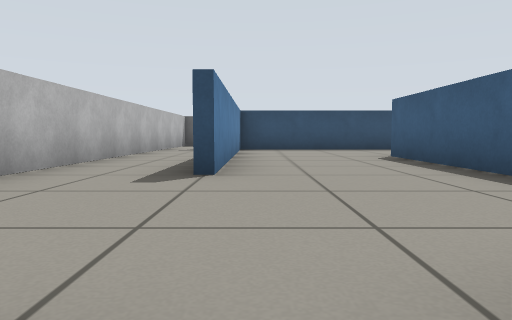
View 1 (above)

24 first-person views from a walk through a Gazebo world. The camera is 0.39 m above the floor, tilts 4° down and sees 70° across. The floor is counted in squares, 1 m on a side. Each view is taken from the middle of a square. On the plan, view 1 faces up. The plan holds only what a view shows up to about 9 squares ahead; the rest is blank.

View 2
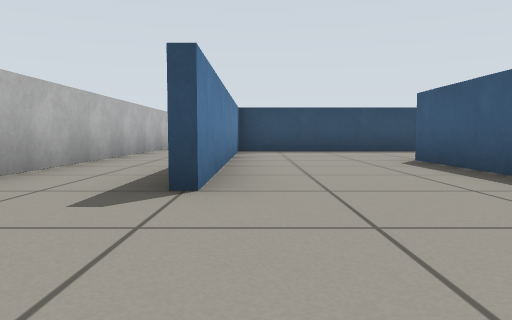

View 3
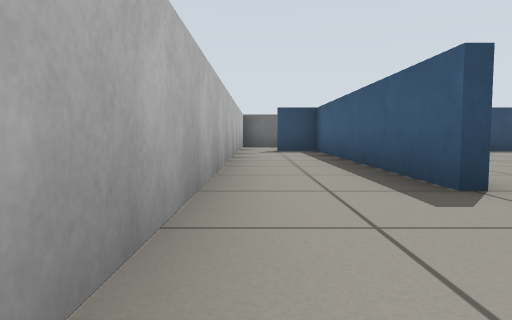

View 4
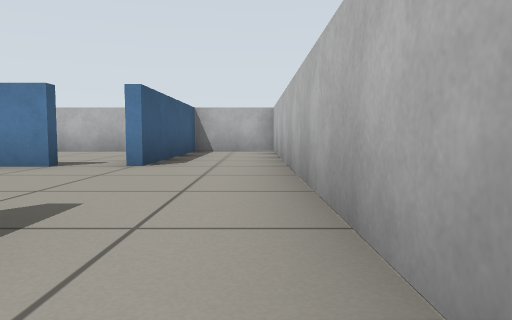

View 5
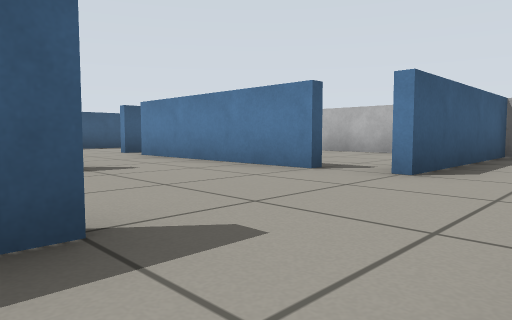

View 6
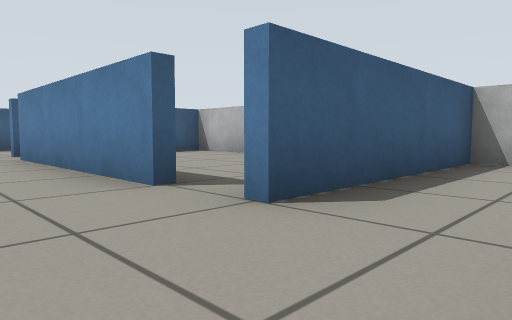

View 7
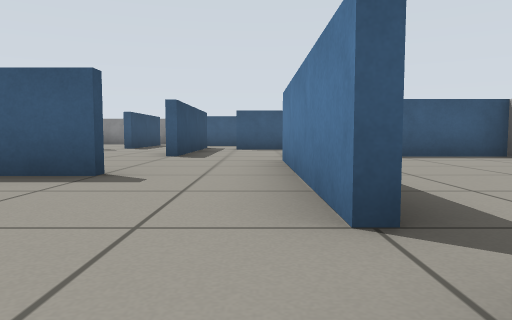

View 8
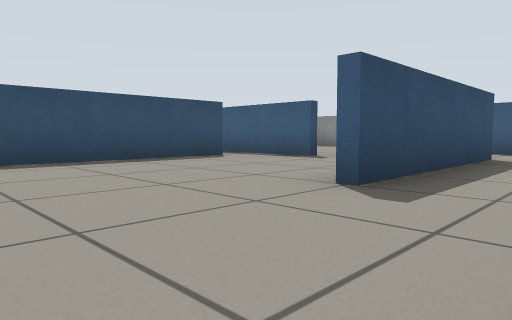

View 9
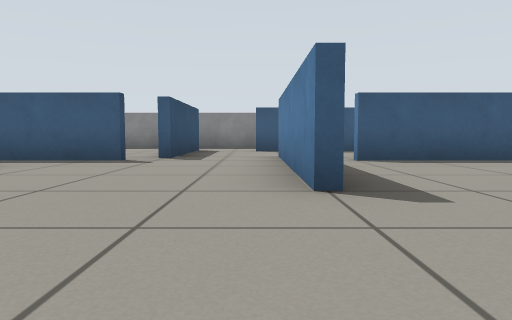

View 10
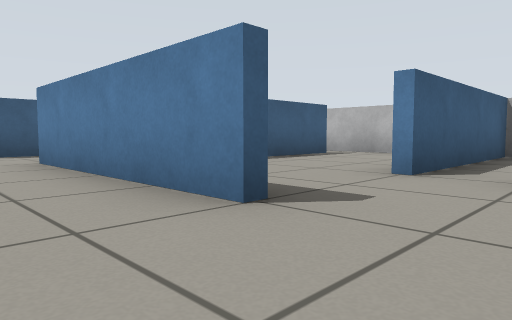

View 11
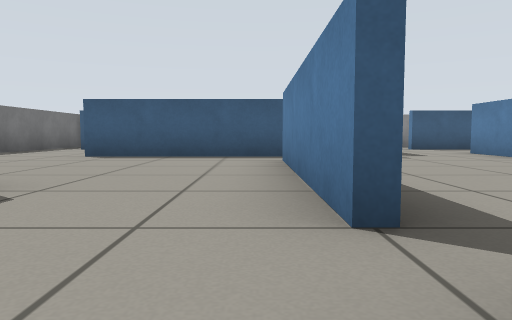

View 12
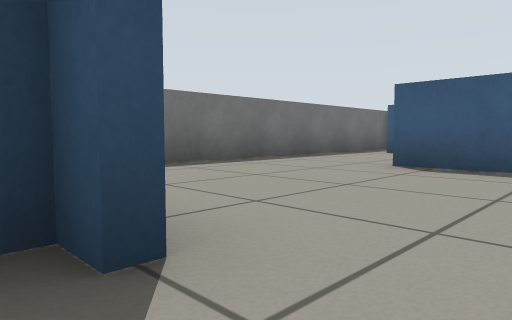

View 13
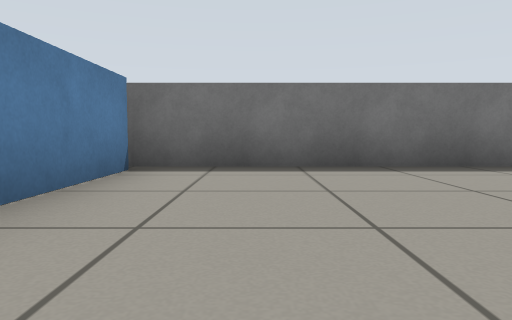

View 14
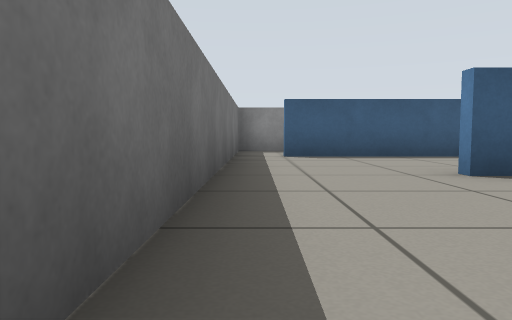

View 15
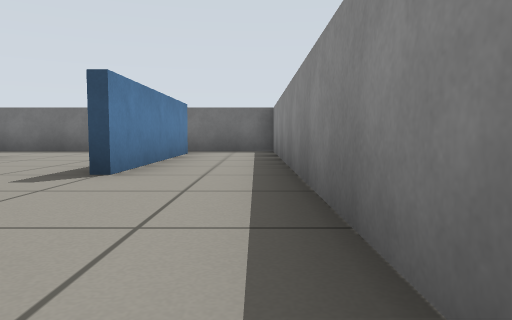

View 16
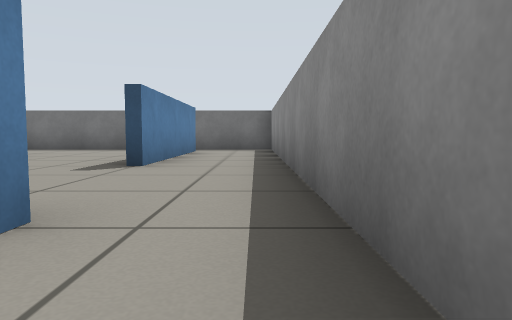

View 17
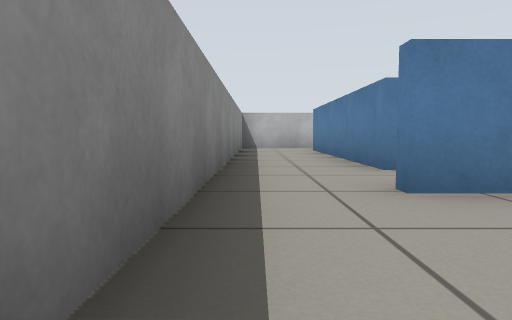

View 18
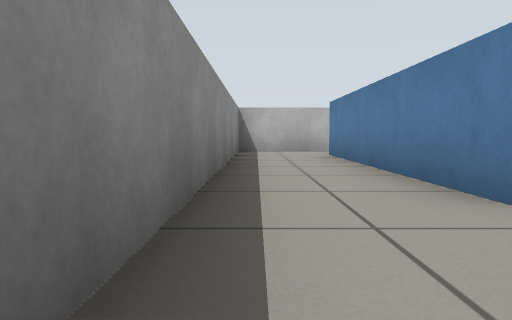

View 19
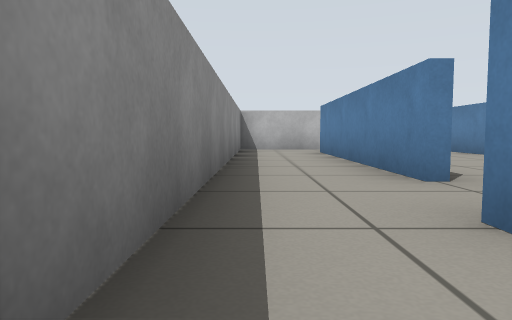

View 20
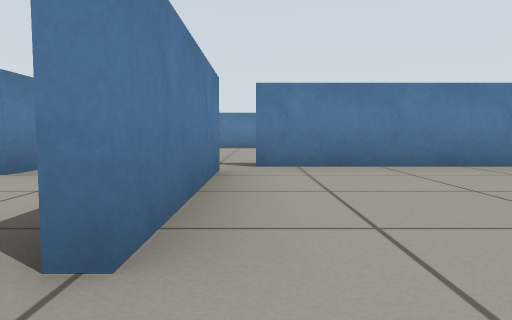

View 21
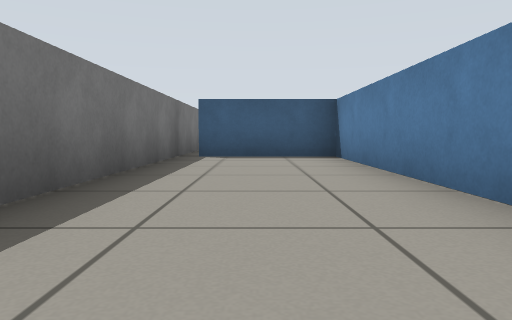

View 22
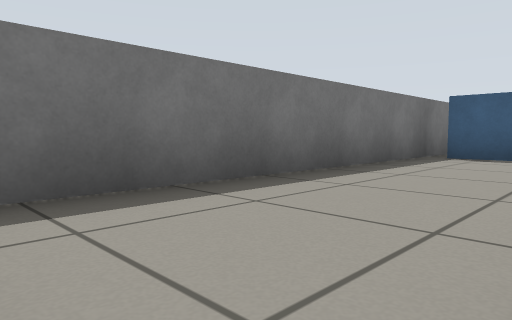

View 23
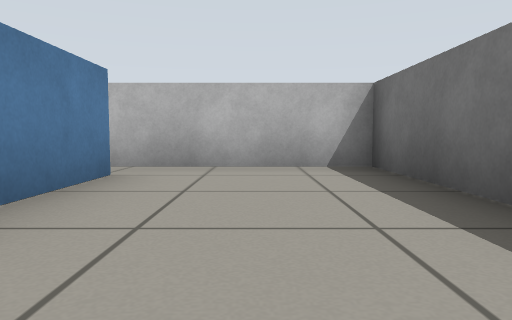

View 24
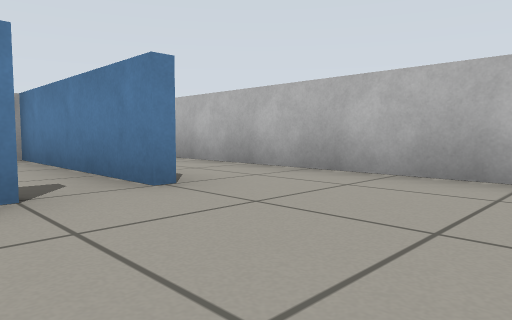

### Floor plan
Ten units are one square. View 1 is at (0, 0); x grows to the right and y downward. Boxes are objects, and circles mark ways between rooms. Rooms are numbered by the first view taken in them; rooms with no view inside come last. Other rooms are left out.
<svg viewBox="-30 -129 169 169">
<path fill="none" stroke="#000" d="M-6 -34 -6 -95M24 -24 24 -65M-4 -6 -4 6M4 -6 26 -6M-4 -94 -4 -35M-24 -94 -24 31M25 -94 -15 -94M-6 35 -6 -5M-25 34 -10 34M54 -26 95 -26M26 -6 45 -6M75 -64 39 -64M120 -44 90 -44M35 -66 45 -66M45 -94 25 -94M46 -120 46 -99M45 -66 75 -66M114 -84 114 -115M114 -124 40 -124M84 -49 84 -100M116 -30 116 20M112 34 134 34 134 -45M86 -81 86 -50M116 -115 116 -75M134 -45 134 -124 114 -124M90 -46 121 -46M-15 -96 45 -96M40 -124 -24 -124 -24 -94M44 -89 44 -120M-4 6 -4 35M-10 34 54 34 54 -5M84 25 84 -15M74 34 90 34M79 -24 55 -24M86 10 86 22M114 -6 114 -30M96 -24 79 -24"/>
<circle cx="20" cy="-15" r="3" fill="#2a7"/>
<circle cx="20" cy="-75" r="3" fill="#2a7"/>
<circle cx="-20" cy="-90" r="3" fill="#2a7"/>
<circle cx="0" cy="0" r="3" fill="#2a7"/>
<circle cx="30" cy="-60" r="3" fill="#2a7"/>
<circle cx="110" cy="-30" r="3" fill="#2a7"/>
<circle cx="50" cy="-10" r="3" fill="#2a7"/>
<circle cx="100" cy="-30" r="3" fill="#2a7"/>
<circle cx="40" cy="-75" r="3" fill="#2a7"/>
<circle cx="110" cy="-120" r="3" fill="#2a7"/>
<circle cx="95" cy="-85" r="3" fill="#2a7"/>
<circle cx="130" cy="-50" r="3" fill="#2a7"/>
<circle cx="80" cy="30" r="3" fill="#2a7"/>
<text x="0" y="-40">1</text>
<text x="50" y="-30">2</text>
<text x="30" y="-70">3</text>
<text x="70" y="-100">4</text>
<text x="130" y="0">5</text>
<text x="120" y="-80">6</text>
<text x="0" y="-110">7</text>
<text x="20" y="20">8</text>
<text x="70" y="10">9</text>
<text x="100" y="10">10</text>
</svg>
Room 1 opens to room 2. Room 1 opens to room 3. Room 1 opens to room 7. Room 1 opens to room 8. Room 2 opens to room 3. Room 2 opens to room 5. Room 2 opens to room 9. Room 2 opens to room 10. Room 3 opens to room 4. Room 4 opens to room 6. Room 5 opens to room 6. Room 9 opens to room 10.

Where each view was taken, in squares from view 1:
view 1: 0 up, 0 right, facing up
view 2: 1 up, 0 right, facing up
view 3: 1 up, 2 left, facing up
view 4: 5 up, 2 left, facing down
view 5: 4 up, 2 left, facing down-right
view 6: 2 up, 2 left, facing down-right
view 7: 1 up, 1 left, facing right
view 8: 1 up, 3 right, facing up-right
view 9: 3 up, 3 right, facing right
view 10: 4 up, 4 right, facing down-right
view 11: 7 up, 2 right, facing right
view 12: 8 up, 4 right, facing up-right
view 13: 8 up, 6 right, facing up
view 14: 12 up, 5 right, facing right
view 15: 4 up, 13 right, facing up
view 16: 3 up, 13 right, facing up
view 17: 7 up, 13 right, facing down
view 18: 5 up, 13 right, facing down
view 19: 6 up, 13 right, facing down
view 20: 5 up, 13 right, facing left
view 21: 11 up, 2 left, facing right
view 22: 10 up, 2 left, facing up-right
view 23: 11 up, 2 right, facing left
view 24: 3 up, 1 right, facing down-left
